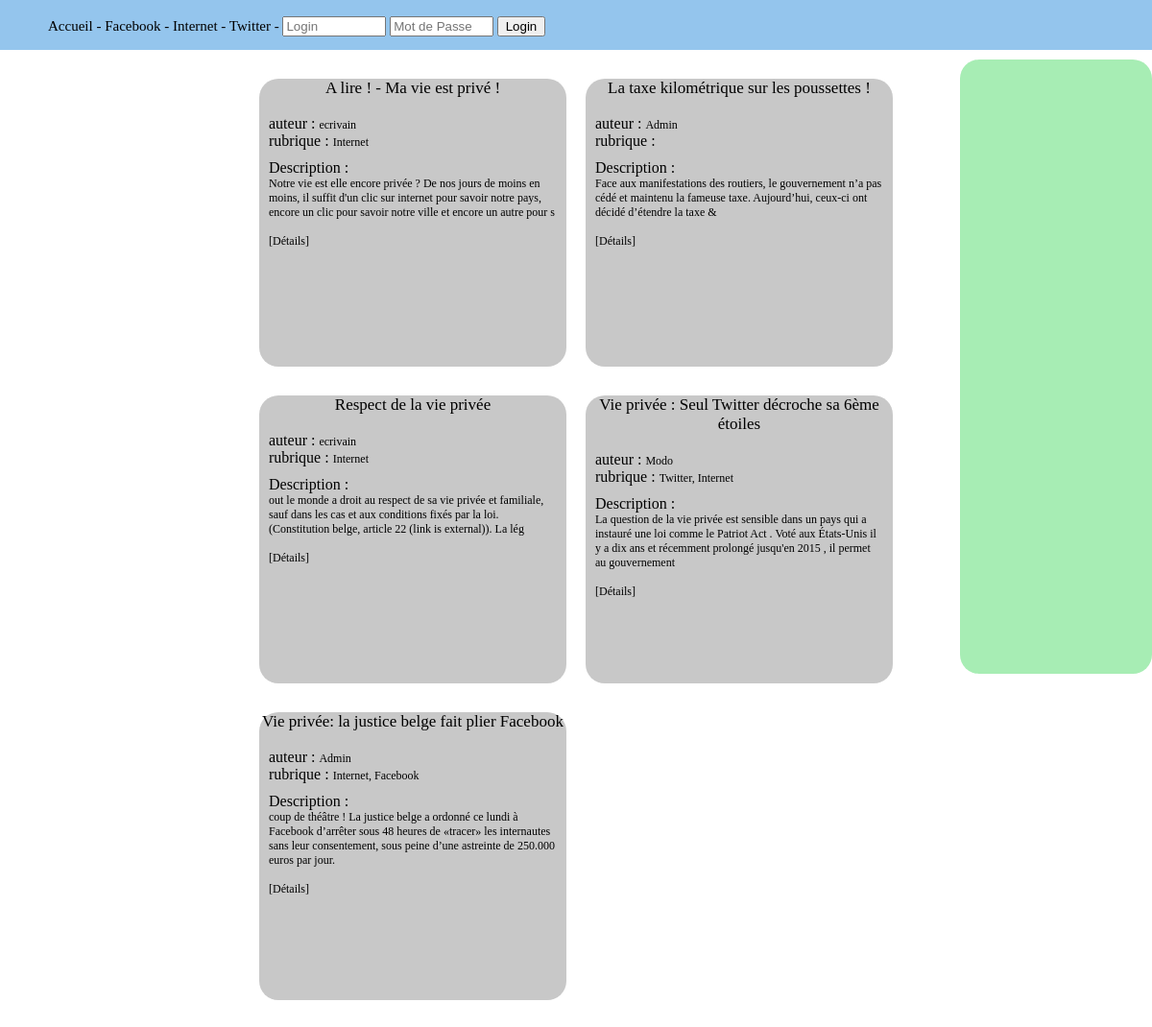
The page / on the database its author committed.
### tables this page shows
CREATE TABLE IF NOT EXISTS `rubrique` (
  `id` int(11) NOT NULL AUTO_INCREMENT,
  `lintitule` varchar(80) DEFAULT NULL,
  PRIMARY KEY (`id`),
  UNIQUE KEY `lintitule_UNIQUE` (`lintitule`)
);

CREATE TABLE IF NOT EXISTS `article` (
  `id` int(11) NOT NULL AUTO_INCREMENT,
  `letitre` varchar(200) DEFAULT NULL,
  `ladesc` text,
  `ladate` timestamp NULL DEFAULT NULL,
  `util_id` int(11) NOT NULL,
  PRIMARY KEY (`id`),
  KEY `fk_article_util1_idx` (`util_id`)
);

CREATE TABLE IF NOT EXISTS `util` (
  `id` int(11) NOT NULL AUTO_INCREMENT,
  `lelogin` varchar(60) DEFAULT NULL,
  `lepass` varchar(45) DEFAULT NULL,
  `lemail` varchar(150) DEFAULT NULL,
  `droit_id` smallint(6) NOT NULL,
  PRIMARY KEY (`id`),
  UNIQUE KEY `lelogin_UNIQUE` (`lelogin`),
  KEY `fk_util_droit_idx` (`droit_id`)
);

### modeles/menu.php (called while the page is built)
<?php
$sql = "SELECT id,lintitule FROM rubrique ORDER BY lintitule ASC";
$req_rubrique = mysqli_query($mysqli,$sql)or die(mysqli_error($mysqli));
if(!mysqli_num_rows($req_rubrique)){
    $vide = "Pas d'articles.";
}else{
    $affiche_rub = mysqli_fetch_all($req_rubrique,MYSQLI_ASSOC);
}
?>

### modeles/acceuil.php (called while the page is built)
<?php
$sql = "SELECT a.id,a.letitre,SUBSTRING(a.ladesc,1,200) as texte,a.ladate,u.lelogin,GROUP_CONCAT('<a href=\"?idrub=',ru.id,'\">',ru.lintitule,'</a>' SEPARATOR ', ') as rub FROM article a LEFT JOIN rubrique_has_article rha ON rha.article_id = a.id LEFT JOIN rubrique ru ON rha.rubrique_id = ru.id INNER JOIN util u ON u.id = a.util_id  GROUP BY a.id ORDER BY a.ladate DESC";
$req_articles = mysqli_query($mysqli,$sql)or die(mysqli_error($mysqli));
$affiche_articles = mysqli_fetch_all($req_articles,MYSQLI_ASSOC);
$nb = mysqli_num_rows($req_articles);
?>

### vues/acceuil.php (the view, shortened to what this page needs)
<!DOCTYPE html>
<html>
<head>
	<link rel="stylesheet" href="vues/style.css">
</head>
<body>
	<div id="warper">
		<div id="header">
			<?php require "menu.php"; ?>
		</div>
		<div id="contener">
			<div id="BlockGauche">
			<?php if($nb == 0){
				echo "<h2>Pas encore d'article</h2>";
			}else{
			foreach($affiche_articles AS $aff){
				?>
				<div id="article">
					<div class="titre"><?=$aff['letitre']?></div><br/>
					<div class="texte">
						<span class="soustitre">auteur : </span><?=$aff['lelogin']?></a><br/>
						<span class="soustitre">rubrique : </span><?=$aff['rub']?></a><br/>
					</div>
					<div class="texte2">
					<span class="soustitre">Description :</span><br/>
					<?=$aff['texte']?>
					<br/><br/>
					<a href="?idarticle=<?=$aff['id']?>">[Détails]</a>
					</div>
				</div>
			<?php }} ?>
			</div>
			<div id="BlockDroite">
			</div>
		</div>
	</div>
</body>
</html>

### index.php (shortened to what this page needs)
<?php
if(!isset($_SESSION['key']) || $_SESSION['key'] != session_id()){
	require_once "controleurs/site.php";
}else{
	require "controleurs/admin.php";
}
?>

### controleurs/site.php (shortened to what this page needs)
<?php
if(empty($_GET)){
    require_once "modeles/acceuil.php";
    require_once "vues/acceuil.php";
}elseif(isset($_GET['idarticle']) && ctype_digit($_GET['idarticle'])){
    $idarticle = $_GET['idarticle'];
    require_once "modeles/detail.php";
    $title .= "Détail";
    require_once "vues/detail.php";
}elseif(isset($_GET['idrub']) && ctype_digit($_GET['idrub'])){
    $idrub = $_GET['idrub'];
    require_once "modeles/rubrique.php";
    $title .= "Détail";
    require_once "vues/rubrique.php";
}
?>

### vues/menu.php (shortened to what this page needs)
<?php
require_once "modeles/menu.php";
?>
<div id="menu">
    <a href="./">Accueil</a> -
    <?php
    foreach ($affiche_rub as $rub){ ?>
        <a href="?idrub=<?=$rub['id']?>"><?=$rub['lintitule']?></a> -
   <?php } ?>
    <form action="" method="post">
        <input type="text" name="login" placeholder="Login" />
        <input type="password" name="pass" placeholder="Mot de Passe" />
        <input name="formlogin" type="submit" value="Login"/>
    </form>
</div>

### vues/style.css (style rules this page uses)
html,body { width:100%;height:100%;margin:0px;padding:0px; }
a { color:black; text-decoration:none; }
#warper { width:100%; min-width:1080px; height:100%; min-height:720px; margin-top:-18px; }
#header { width:100%; height:70px; background:rgba(148,197,237,1); }
#header #menu { min-width:400px; height:30px; line-height:30px; margin-top:30px; margin-left:50px; float:left; color:black; font-family: 'Indie Flower', cursive; font-size:15px; }
#contener { width:100%; min-height:650px; position:relative; }
#contener #BlockGauche { width:700px; min-height:650px; position:absolute; left:50%; margin-left:-350px; padding-bottom:50px; }
#contener #BlockGauche #article { width:320px; height:300px; border-radius:20px; background:rgba(200,200,200,1); margin-top:30px; margin-left:20px; float:left; }
#contener #BlockGauche #article .titre { font-family: 'Indie Flower', cursive; font-size:17px; text-align:center; }
#contener #BlockGauche #article .texte { font-family: 'Indie Flower', cursive; font-size:12px; float:left; width:290px; margin-left:10px; }
#contener #BlockGauche #article .soustitre { font-size:16px; }
#contener #BlockGauche #article .texte2 { clear:both; font-family: 'Indie Flower', cursive; font-size:12px; padding:10px; }
#contener #BlockDroite { width:200px; min-height:640px; position:absolute; right:0px; top:10px; font-family: 'Indie Flower', cursive; text-align:center; background:rgba(167,237,180,1); border-radius:20px; }
input { width:150px; }
#menu form { display:inline; }
#menu input[type="submit"] { width:50px; }
#menu input { width:100px; }

### rows shown on the page
rubrique: lintitule "Facebook"
rubrique: lintitule "Internet"
rubrique: lintitule "Twitter"
article: letitre "A lire ! - Ma vie est privé !", util.lelogin "ecrivain", rub "Internet", texte "Notre vie est elle encore privée ? De nos jours de moins en moins, il suffit d'un clic sur internet pour savoir notre pays, encore un clic pour savoir notre ville et encore un autre pour s"
article: letitre "La taxe kilométrique sur les poussettes !", util.lelogin "Admin", texte "Face aux manifestations des routiers, le gouvernement n’a pas cédé et maintenu la fameuse taxe. Aujourd’hui, ceux-ci ont décidé d’étendre la taxe &"
article: letitre "Respect de la vie privée", util.lelogin "ecrivain", rub "Internet", texte "out le monde a droit au respect de sa vie privée et familiale, sauf dans les cas et aux conditions fixés par la loi. (Constitution belge, article 22 (link is external)). La lég"
article: letitre "Vie privée : Seul Twitter décroche sa 6ème étoiles", util.lelogin "Modo", rub "Twitter , Internet", texte "La question de la vie privée est sensible dans un pays qui a instauré une loi comme le Patriot Act . Voté aux États-Unis il y a dix ans et récemment prolongé jusqu'en 2015 , il permet au gouvernement"
article: letitre "Vie privée: la justice belge fait plier Facebook", util.lelogin "Admin", rub "Internet , Facebook", texte "coup de théâtre ! La justice belge a ordonné ce lundi à Facebook d’arrêter sous 48 heures de «tracer» les internautes sans leur consentement, sous peine d’une astreinte de 250.000 euros par jour."
